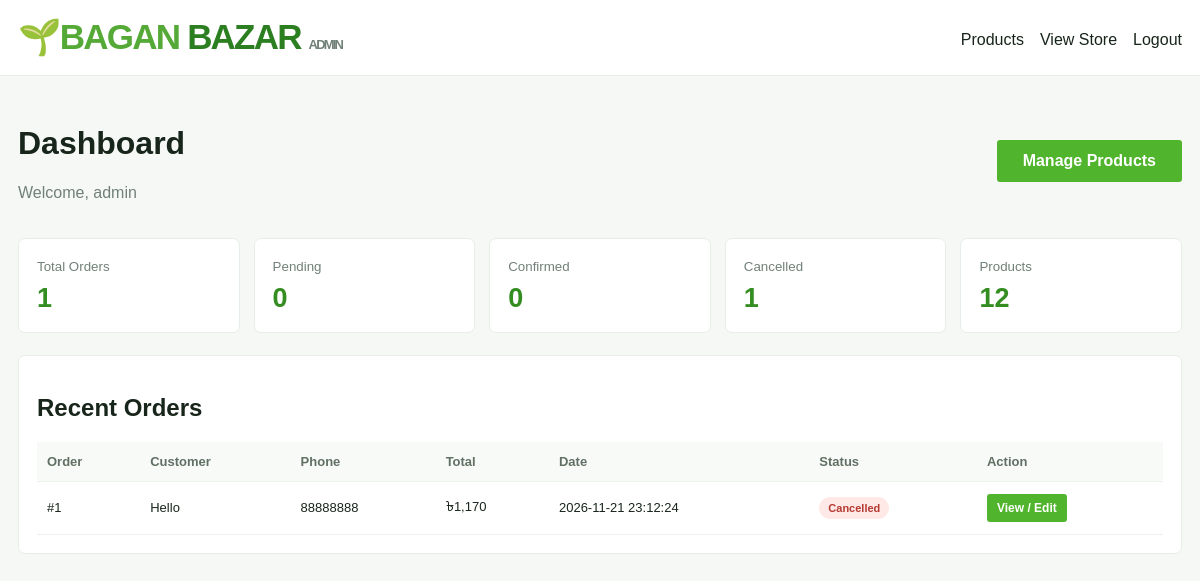
Screenshot of /admin (signed in) with the database file from the repository.
### tables this page shows
CREATE TABLE orders (
        id INTEGER PRIMARY KEY AUTOINCREMENT,
        customer_name TEXT NOT NULL,
        phone TEXT NOT NULL,
        address TEXT NOT NULL,
        note TEXT DEFAULT '',
        subtotal REAL NOT NULL,
        delivery_fee REAL NOT NULL DEFAULT 60,
        total REAL NOT NULL,
        status TEXT NOT NULL DEFAULT 'Pending',
        created_at TEXT NOT NULL DEFAULT (datetime('now','localtime'))
    );

### app.py (the view)
@app.route("/admin")
@admin_required
def admin_dashboard():
    con = db()
    orders = con.execute("SELECT * FROM orders ORDER BY id DESC").fetchall()
    stats = {
        "total": con.execute("SELECT COUNT(*) FROM orders").fetchone()[0],
        "pending": con.execute("SELECT COUNT(*) FROM orders WHERE status='Pending'").fetchone()[0],
        "confirmed": con.execute("SELECT COUNT(*) FROM orders WHERE status='Confirmed'").fetchone()[0],
        "cancelled": con.execute("SELECT COUNT(*) FROM orders WHERE status='Cancelled'").fetchone()[0],
        "products": con.execute("SELECT COUNT(*) FROM products").fetchone()[0]
    }
    con.close()
    return render_template("admin.html", orders=orders, stats=stats)

### app.py (called while the page is built)
def db():
    con = sqlite3.connect(DB_PATH)
    con.row_factory = sqlite3.Row
    con.execute("PRAGMA foreign_keys = ON")
    return con

def admin_required(fn):
    @wraps(fn)
    def wrapper(*args, **kwargs):
        if not session.get("admin_id"):
            return redirect(url_for("admin_login"))
        return fn(*args, **kwargs)
    return wrapper

@app.template_filter("money")
def money(value):
    return "৳{:,.0f}".format(value or 0)

### templates/admin.html
{% extends "base.html" %}{% block body %}<div class="admin-shell"><div class="admin-top"><div class="container"><a class="brand" href="/">🌱BAGAN <span>BAZAR</span> <small style="font-size:13px;color:#718078">ADMIN</small></a><div><a href="{{ url_for('admin_products') }}">Products</a>　<a href="/">View Store</a>　<a href="{{ url_for('admin_logout') }}">Logout</a></div></div></div><main class="container admin-layout"><div class="admin-title"><div><h1>Dashboard</h1><p class="muted">Welcome, {{ session.admin_name }}</p></div><a class="btn" href="{{ url_for('admin_products') }}">Manage Products</a></div><div class="stats"><div class="stat"><small>Total Orders</small><strong>{{ stats.total }}</strong></div><div class="stat"><small>Pending</small><strong>{{ stats.pending }}</strong></div><div class="stat"><small>Confirmed</small><strong>{{ stats.confirmed }}</strong></div><div class="stat"><small>Cancelled</small><strong>{{ stats.cancelled }}</strong></div><div class="stat"><small>Products</small><strong>{{ stats.products }}</strong></div></div><section class="panel"><h2>Recent Orders</h2><table class="table"><thead><tr><th>Order</th><th>Customer</th><th>Phone</th><th>Total</th><th>Date</th><th>Status</th><th>Action</th></tr></thead><tbody>{% for o in orders %}<tr><td>#{{ o.id }}</td><td>{{ o.customer_name }}</td><td>{{ o.phone }}</td><td>{{ o.total|money }}</td><td>{{ o.created_at }}</td><td><span class="status {{ o.status }}">{{ o.status }}</span></td><td><a class="btn btn-sm" href="{{ url_for('admin_order',order_id=o.id) }}">View / Edit</a></td></tr>{% else %}<tr><td colspan="7">এখনো কোনো অর্ডার আসেনি।</td></tr>{% endfor %}</tbody></table></section></main></div>{% endblock %}

### static/css/style.css (style rules this page uses)
:root { --green:#50b52d;--green-dark:#348d20;--ink:#18251b;--muted:#718078;--line:#e7eee7;--pale:#f4f8f1;--white:#fff;--shadow:0 5px 18px #183c1810 }
* { box-sizing:border-box }
body { margin:0;font-family:Arial,"Noto Sans Bengali",sans-serif;color:var(--ink);background:#fff }
a { color:inherit;text-decoration:none }
.container { width:min(1210px,calc(100% - 36px));margin:auto }
.brand { font-size:35px;font-weight:800;letter-spacing:-1.8px;color:#55a936;white-space:nowrap }
.brand span { color:#2c7f20 }
.btn { display:inline-flex;align-items:center;justify-content:center;background:var(--green);color:white;border:0;padding:12px 26px;font-weight:700;cursor:pointer;border-radius:3px }
.admin-shell { background:#f5f8f4;min-height:100vh }
.admin-top { background:#fff;border-bottom:1px solid var(--line);padding:17px 0 }
.admin-top .container { display:flex;justify-content:space-between;align-items:center }
.admin-layout { padding:28px 0 }
.admin-title { display:flex;justify-content:space-between;align-items:center;margin-bottom:20px }
.stats { display:grid;grid-template-columns:repeat(5,1fr);gap:14px;margin-bottom:22px }
.stat { background:white;border:1px solid var(--line);padding:18px;border-radius:7px }
.stat small { color:var(--muted) }
.stat strong { display:block;font-size:27px;margin-top:8px;color:var(--green-dark) }
.panel { background:white;border:1px solid var(--line);border-radius:7px;padding:18px;margin-bottom:20px;overflow:auto }
.table { width:100%;border-collapse:collapse;min-width:700px }
.table th,.table td { text-align:left;border-bottom:1px solid #edf1ec;padding:12px 10px;font-size:13px }
.table th { color:#617064;background:#f8faf7 }
.status { padding:5px 9px;border-radius:20px;font-size:11px;font-weight:700;background:#fff5d9;color:#916b00 }
.status.Cancelled { background:#ffe9e7;color:#b53a30 }
.btn-sm { padding:7px 10px;font-size:12px }
.muted { color:var(--muted) }
html { scroll-behavior:smooth }
.btn { transition:transform .2s ease,background .2s ease,box-shadow .2s ease }
.brand { transition:letter-spacing .25s }

### rows the page displays
orders: id "1", customer_name "Hello", phone "88888888", total "৳1,170", created_at "2026-11-21 23:12:24", status "Cancelled"

### other values shown
{{ session.admin_name }} "admin"
{{ stats.total }} "1"
{{ stats.pending }} "0"
{{ stats.confirmed }} "0"
{{ stats.cancelled }} "1"
{{ stats.products }} "12"
